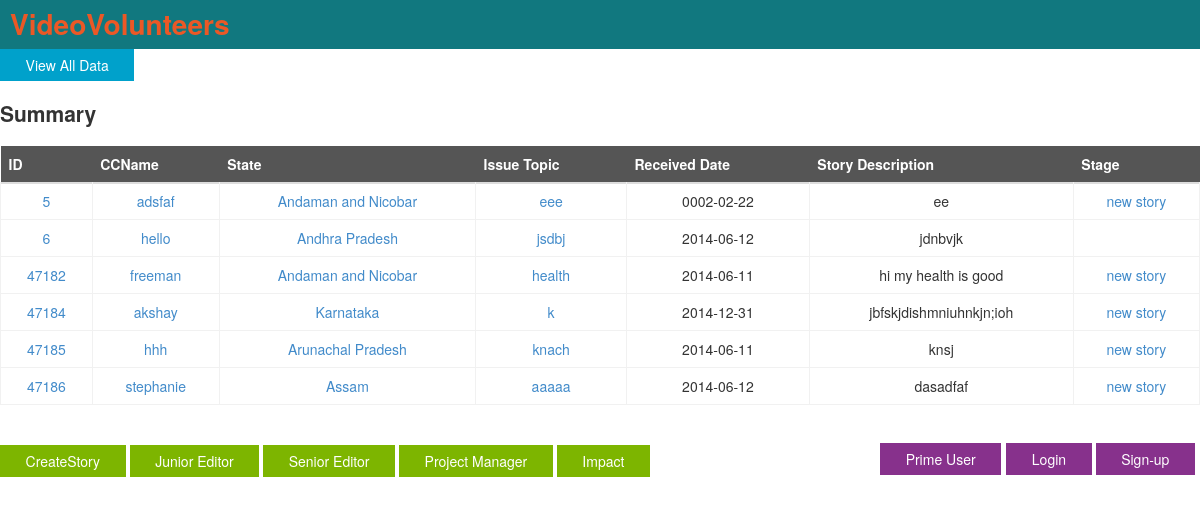
/summary.php, run on an earlier commit of the app's database.
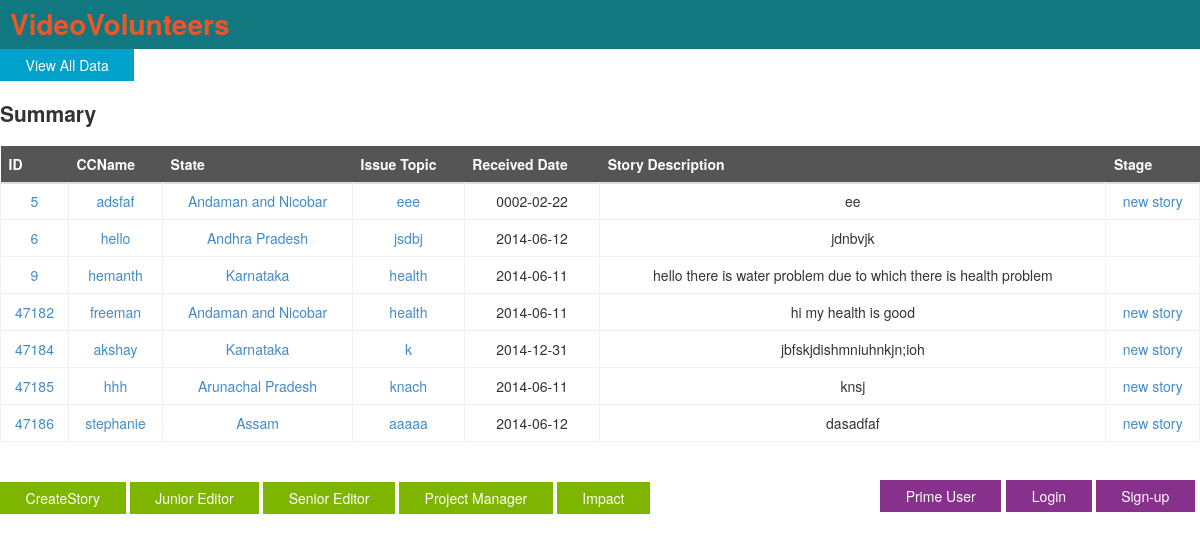
And on a later commit of the database.
### tables this page shows
CREATE TABLE `storytrack` (
  `fid` int(10) NOT NULL AUTO_INCREMENT,
  `seq` varchar(10) DEFAULT NULL,
  `broll` varchar(10) DEFAULT NULL,
  `fint` varchar(10) DEFAULT NULL,
  `vo` varchar(10) DEFAULT NULL,
  `ptc` varchar(10) DEFAULT NULL,
  `cta` varchar(10) DEFAULT NULL,
  `vd` varchar(10) DEFAULT NULL,
  `translation` varchar(10) DEFAULT NULL,
  `ccname` varchar(30) DEFAULT NULL,
  `state` varchar(20) DEFAULT NULL,
  `receiveddate` date DEFAULT NULL,
  `issuetopic` varchar(50) DEFAULT NULL,
  `storydescription` varchar(300) DEFAULT NULL,
  `paymentstatus` varchar(10) DEFAULT NULL,
  `editstatus` varchar(10) DEFAULT NULL,
  `editedmonth` date DEFAULT NULL,
  `notes` varchar(100) DEFAULT NULL,
  `publishplatform` varchar(10) DEFAULT NULL,
  `editor` varchar(30) DEFAULT NULL,
  `editorpayment` varchar(10) DEFAULT NULL,
  `uploaddate` date DEFAULT NULL,
  `publishdate` date DEFAULT NULL,
  `receivedRO` varchar(10) DEFAULT NULL,
  `receivedHQ` varchar(10) DEFAULT NULL,
  `uniquenumber` varchar(30) DEFAULT NULL,
  `dateofstory` date DEFAULT NULL,
  `ccpair` varchar(30) DEFAULT NULL,
  `program` varchar(30) DEFAULT NULL,
  `mentor` varchar(30) DEFAULT NULL,
  `iutopic` varchar(30) DEFAULT NULL,
  `videotreatment` varchar(30) DEFAULT NULL,
  `shootplan` varchar(30) DEFAULT NULL,
  `stage` varchar(30) DEFAULT NULL,
  `impactpossible` varchar(20) DEFAULT NULL,
  PRIMARY KEY (`fid`),
  UNIQUE KEY `uniquenumber` (`uniquenumber`)
);

### model/StoryDB.php (called while the page is built, shortened)
<?php include '../model/dbcon.php';
function getAllBasicData() {
	$sql = "select ccname, state, receiveddate, issuetopic, storydescription, fid, stage from storytrack";
	return getBasicData($sql);
}
function getBasicData($query) {
	$db=dbopen();
	$result = mysqli_query($db, $query);
	$rows = array();
	while($row = mysqli_fetch_array($result)) {
    	$rows[] = $row;
	}
	return $rows;
}

### public/summary.php (the view)
<?php
include("header.php");
include("../model/StoryDB.php");
?>
<a href="table_bootstrap.php" class="button button-rounded button-flat-primary">View All Data</a>
<h2>Summary</h2>
<table class="table table-hover"><thead><tr><th>ID</th><th>CCName</th><th>State</th><th>Issue Topic</th><th>Received Date</th><th>Story Description</th><th>Stage</th><tr>
								</thead>
<?php
if ($_GET['issue']) {
	echo "<h1>Issue: " . $_GET['issue'] . "</h1>";
	$resultArray = getBasicDataByIssue($_GET['issue']);
} else if ($_GET['ccname']) {
	echo "<h1>CCNAME: " . $_GET['ccname'] . "</h1>";
	$resultArray = getBasicDataByCCName($_GET['ccname']);
} else if ($_GET['stage']) {
	echo "<h1>STAGE: " . $_GET['stage'] . "</h1>";
	$resultArray = getBasicDataByStage($_GET['stage']);
} else if ($_GET['state']) {
	echo "<h1>STATE: " . $_GET['state'] . "</h1>";
	$resultArray = getBasicDataByState($_GET['state']);
} else if ($_GET['fid']) {
	echo "<h1>ID: " . $_GET['fid'] . "</h1>";
	$resultArray = getBasicDataById($_GET['fid']);
}
  else {
    $resultArray = getAllBasicData();
}
foreach ($resultArray as $row) {
		echo "<tr><td><a href=index.php?fid=" . urlencode($row['fid']) . ">" .
			 $row['fid'] . "</a></td>" .
			 "<td><a href=index.php?ccname=" . urlencode($row['ccname']) . ">" .
			 $row['ccname'] . "</a></td>" .
			 "<td><a href=index.php?state=" . urlencode($row['state']) . ">" .
			 $row['state'] . "</a></td>" .
			 "<td><a href=index.php?issue=" . urlencode($row['issuetopic']) . ">" .
		     $row['issuetopic'] . "</a></td> <td>" .
		     $row['receiveddate'] . "</td> <td>" .
		     $row['storydescription'] . "</td>" .
		     " <td><a href=index.php?stage=" . urlencode($row['stage']) . ">" .
		     $row['stage'] . "</a></td></tr>";
}
?>
</table>
	<div class="login">
	<a href="login.php" class="button button->rounded button-flat-royal">Login</a>
	<a href="signupnewuser.php" class="button button-rounded button-flat-royal">Sign-up</a>
	</div>
	<div class="user">
	<a href="primeuser.php" class="button button-rounded button-flat-royal">Prime User</a>
	</div>
	<div class="stages">
	<br>
	<a href="createstory1.php" class="button button-rounded button-flat-action">CreateStory</a>
	<a href="login.php" class="button button-rounded button-flat-action">Junior Editor</a>
	<a href="login.php" class="button button-rounded button-flat-action">Senior Editor</a>
	<a href="login.php" class="button button-rounded button-flat-action">Project Manager</a>
	<a href="../public/preproduction/impactview.php" class="button button-rounded button-flat-action">Impact</a>
	</div>
</body>
</html>

What changed in the data, as far as the page shows it:
added storytrack: fid "9", ccname "hemanth", state "Karnataka", issuetopic "health", receiveddate "2014-06-11", storydescription "hello there is water problem due to which there is health problem"
